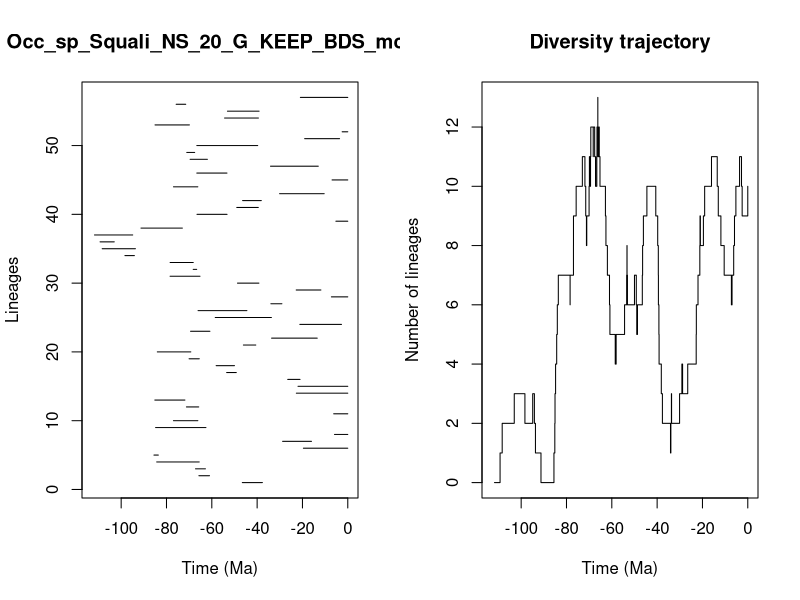

Source code (R):


pdf(file='../Results/Species_NS/5_MA_bins_EP_FT/pyrate_mcmc_logs/Occ_sp_Squali_NS_20_G_KEEP_BDS_mcmc_LTT.pdf',width=0.6*20, height=0.6*10)
title = "Occ_sp_Squali_NS_20_G_KEEP_BDS_mcmc"
ts=c(46.54157278133106, 65.70019771248569,67.18742395032227,84.32319143279136,85.53549528789046,19.582385546539577,28.762171632888354,5.862414729245446,84.8103337848444,76.9259779894998,6.2185679408229895,71.19645447882336,85.14901746448578,22.69943147930936,21.961529972273826,26.49900982598786,53.450591899881594,58.086698257765306,70.02919559455059,84.04579647679182,46.061673507753206,33.622895802107124,69.38120493952066,21.159007836862695,58.48951361202456,66.06855317367575,33.937537074519106,7.23135634532732,22.763096509664003,48.67184824315931,78.41165745065524,68.21380039982583,78.39950161728456,98.34538872704256,108.37233970357742,109.30761202725742,111.77128645939551,91.25764291780578,5.248106105264655,66.53801619856128,48.98949191942091,46.410628728995384,30.093544480962652,76.91616148102497,6.938575876787592,66.61949010633724,34.1010469545291,69.56858556770723,71.05016447275825,66.6137322144405,19.028648075665703,2.480526203901376,85.06137233965705,54.37078922899915,53.098277624622575,75.73263495349772,20.9169253519848)
te=c(37.674563394839524, 61.023178679622795,62.81765184855439,65.55738454042297,83.60515816454361,0.0,16.013088983049496,0.0,62.59319727424118,66.16615468464168,0.0,65.77192768917301,71.86713507988176,0.0,0.0,21.071565584857005,49.196867330632365,49.99927850319294,65.53109022749929,69.27114915462339,40.59599379538711,13.480549131813053,60.83619427634595,2.7723445504939854,33.70228615699986,44.5193439311641,29.076924979539392,0.0,11.863853625125913,39.21679818294321,65.21657031221282,66.67498877475975,68.19373356919162,94.1638552882697,93.69765742946768,103.04821936282322,94.90796381355912,72.99888615553216,0.0,53.273575681590685,39.479831665702434,38.159114978100064,10.415167111349753,66.1705940786686,0.0,53.31046822591389,13.014394502959359,61.95331137389305,67.55829288610225,39.747423944149546,3.6265491055522925,0.0,69.88767075293187,39.44022155868604,39.13760811996911,71.50622716605938,0.0)
div_traj=c(0, 1,2,3,2,3,2,1,0,1,2,3,4,5,6,7,6,7,8,9,10,11,10,9,8,9,10,11,10,11,12,11,12,11,10,11,10,11,12,13,12,11,12,11,12,11,10,9,8,7,6,5,4,5,6,7,8,7,6,7,6,5,6,7,8,9,10,9,8,7,6,5,4,3,2,1,2,3,2,3,4,3,4,5,6,7,8,9,8,9,10,11,10,9,8,7,6,7,8,9,10,11,10,9,10)
time_events=c(111.77128645939551, 109.30761202725742,108.37233970357742,103.04821936282322,98.34538872704256,94.90796381355912,94.1638552882697,93.69765742946768,91.25764291780578,85.53549528789046,85.14901746448578,85.06137233965705,84.8103337848444,84.32319143279136,84.04579647679182,83.60515816454361,78.41165745065524,78.39950161728456,76.9259779894998,76.91616148102497,75.73263495349772,72.99888615553216,71.86713507988176,71.50622716605938,71.19645447882336,71.05016447275825,70.02919559455059,69.88767075293187,69.56858556770723,69.38120493952066,69.27114915462339,68.21380039982583,68.19373356919162,67.55829288610225,67.18742395032227,66.67498877475975,66.61949010633724,66.6137322144405,66.53801619856128,66.1705940786686,66.16615468464168,66.06855317367575,65.77192768917301,65.70019771248569,65.55738454042297,65.53109022749929,65.21657031221282,62.81765184855439,62.59319727424118,61.95331137389305,61.023178679622795,60.83619427634595,58.48951361202456,58.086698257765306,54.37078922899915,53.450591899881594,53.31046822591389,53.273575681590685,53.098277624622575,49.99927850319294,49.196867330632365,48.98949191942091,48.67184824315931,46.54157278133106,46.410628728995384,46.061673507753206,44.5193439311641,40.59599379538711,39.747423944149546,39.479831665702434,39.44022155868604,39.21679818294321,39.13760811996911,38.159114978100064,37.674563394839524,34.1010469545291,33.937537074519106,33.70228615699986,33.622895802107124,30.093544480962652,29.076924979539392,28.762171632888354,26.49900982598786,22.763096509664003,22.69943147930936,21.961529972273826,21.159007836862695,21.071565584857005,20.9169253519848,19.582385546539577,19.028648075665703,16.013088983049496,13.480549131813053,13.014394502959359,11.863853625125913,10.415167111349753,7.23135634532732,6.938575876787592,6.2185679408229895,5.862414729245446,5.248106105264655,3.6265491055522925,2.7723445504939854,2.480526203901376,0.0)
                par(mfrow=c(1,2))
                L = length(ts)
                plot(ts, 1:L , xlim=c(-max(ts)-1,0), pch=20, type="n", main=title,xlab="Time (Ma)",ylab="Lineages")
                for (i in 1:L){segments(x0=-te[i],y0=i,x1=-ts[i],y1=i)}    
                t = -time_events
                plot(div_traj ~ t,type="s", main = "Diversity trajectory",xlab="Time (Ma)",ylab="Number of lineages",xlim=c(-max(ts)-1,0))
                abline(v=c(65,200,251,367,445),lty=2,col="gray")
                
